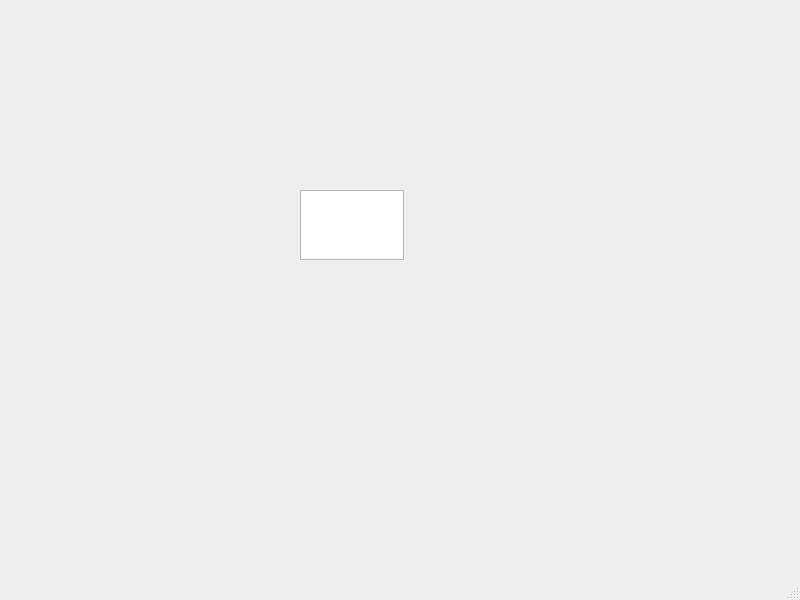
<?xml version="1.0" encoding="UTF-8"?>
<ui version="4.0">
 <class>MainWindow</class>
 <widget class="QMainWindow" name="MainWindow">
  <property name="geometry">
   <rect>
    <x>0</x>
    <y>0</y>
    <width>800</width>
    <height>600</height>
   </rect>
  </property>
  <property name="windowTitle">
   <string>MainWindow</string>
  </property>
  <widget class="QWidget" name="centralwidget">
   <widget class="QPlainTextEdit" name="plainTextEdit">
    <property name="geometry">
     <rect>
      <x>300</x>
      <y>190</y>
      <width>104</width>
      <height>70</height>
     </rect>
    </property>
   </widget>
  </widget>
  <widget class="QMenuBar" name="menubar">
   <property name="geometry">
    <rect>
     <x>0</x>
     <y>0</y>
     <width>800</width>
     <height>21</height>
    </rect>
   </property>
  </widget>
  <widget class="QStatusBar" name="statusbar"/>
 </widget>
 <resources/>
 <connections/>
</ui>
